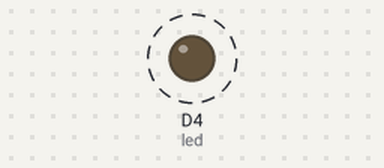
Bench run of a sketch on a simulated ESP8266 (NodeMCU). Parts: output pins drawn as LEDs (lit = HIGH). Dashed ring = blinking. WiFi joins after 1.5 s; servers stay silent unless stated; what the sketch prints to the serial monitor is not drawn.

Above: at 2.1 s.
Timing chart, 0 to 6.6 s (numbered marks = the images above):
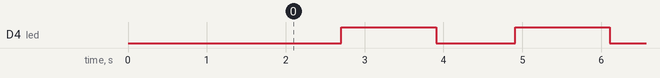

Measured:
- by itself, D4 (led): alternates HIGH for 1.2 s and LOW for 1.0 s

The sketch:

client_for_node_MCU.ino
```cpp
#include <WiFiManager.h>
#include <SPI.h>
#include <ESP8266WiFi.h>

int led = D4;
//char ssid[] = "HTTPS";           // SSID of your home WiFi
//char pass[] = "kuchbhiiee";            // password of your home WiFi

//unsigned long askTimer = 0;

IPAddress server(192,168,0,7);       // the fix IP address of the server
WiFiClient client;

void setup() {
  Serial.begin(115200);               // only for debug
 // Connect to WiFi network
  //Serial.println();
  //Serial.println();
  //Serial.print("Connecting to ");
 // Serial.println(ssid);

  //WiFi.begin(ssid, pass);

  //while (WiFi.status() != WL_CONNECTED) {
   // delay(500);
   // Serial.print(".");
  //}
  //Serial.println("");
  //Serial.println("WiFi connected");

  pinMode(led, OUTPUT);
  WiFiManager wifimanager;
  wifimanager.autoConnect("NodeMCU");
}

void loop () {
  client.connect(server, 80);   // Connection to the server
  digitalWrite(led, LOW);    // to show the communication only (inverted logic)
  Serial.println(".");
  Serial.println("Hello server! Are you sleeping?\r");  // sends the message to the server
  String answer = client.readStringUntil('\r');   // receives the answer from the sever
  Serial.println("from server: ");
  Serial.println(answer);
  client.flush();
  digitalWrite(led, HIGH);
  delay(1000);                  // client will trigger the communication after ome seconds
}
```
